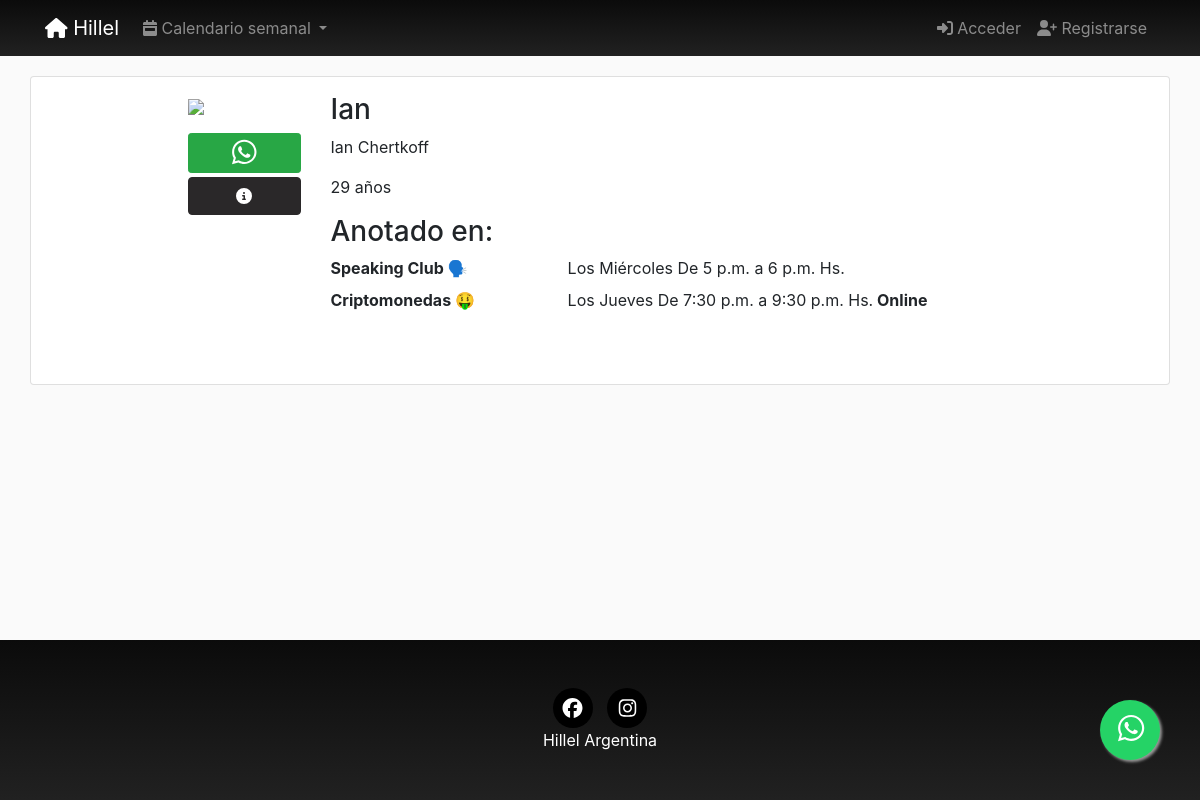
Screenshot of /profiles/Ian/ with the database file from the repository.
### registration/models.py (models this page shows, shortened)
class Profile(models.Model):
    user = models.OneToOneField(User, on_delete=models.CASCADE)
    avatar = models.ImageField(upload_to=custom_upload_to,
                               null=True, blank=True)
    apellido = models.CharField(null=True, blank=True, max_length=100)
    nombre = models.CharField(null=True, blank=True, max_length=100)
    whatsapp = models.CharField(verbose_name="Número de Whatsapp", null=True, blank=True, max_length=30)
    instagram = models.CharField(verbose_name="@ de Instagram", null=True, blank=True, max_length=100)
    onward = models.ForeignKey(FechaOnward,   on_delete=models.CASCADE, verbose_name="¿Viajaste a Onward? ¿Cuándo?", null=True, blank=True)
    taglit = models.ForeignKey(FechaTaglit,  on_delete=models.CASCADE, verbose_name="¿Viajaste a Taglit? ¿Cuándo?", null=True, blank=True)
    comoConociste = models.CharField(verbose_name="¿Cómo conociste Hillel?", null=True, blank=True, max_length=250)
    estudios = models.CharField(verbose_name="¿Estás estudiando, o te recibiste? ¿Qué estudias/te y en qué institución?", null=True, blank=True, max_length=250)
    experienciaComunitaria = models.CharField(null=True, blank=True, max_length=250)
    fechaNacimiento = models.DateField(null=True, blank=True)
    provincia = models.ForeignKey(Provincia, on_delete=models.CASCADE,verbose_name="provincia", null=True, blank=True)
    categories = models.ManyToManyField(Category, verbose_name='Intereses', related_name='get_user_pages', blank=True)
    validado = models.BooleanField(verbose_name="Perfil validado", default=0)
    created = models.DateTimeField(auto_now_add=True, verbose_name="Fecha de creación", blank=True, null=True)
    updated = models.DateTimeField(auto_now=True, verbose_name="Fecha de edición", blank=True, null=True)
    class Meta:
        verbose_name = "Perfil"
        verbose_name_plural = "Perfiles"
        ordering = ['-updated']
    @property
    def subscription(self):
        subscription = Subscription.objects.find(self.user)
        if subscription is None:
            return
        if subscription.pages is None:
            return
        return subscription.pages.all()
    @property
    def edad(self):
        if self.fechaNacimiento is None:
            return
        today = date.today()
        return today.year - self.fechaNacimiento.year - ((today.month, today.day) < (self.fechaNacimiento.month, self.fechaNacimiento.day))

### pages/models.py (models this page shows, shortened)
class Page(models.Model):
    title = models.CharField(verbose_name="Título", max_length=200)
    horaDesde = models.TimeField(verbose_name="Hora desde", null=True, blank=True,auto_now=False, auto_now_add=False,)
    horaHasta = models.TimeField(verbose_name="Hora hasta", null=True, blank=True,auto_now=False, auto_now_add=False,)
    description = RichTextField(verbose_name="Descripción", null=True, blank=True)
    textoExtraMail = RichTextField(verbose_name="Texto extra del mail", null=True, blank=True)
    flyer = models.ImageField(upload_to=custom_upload_to,
                               null=True, blank=True)
    dia = models.ForeignKey(Day, verbose_name='dia', null=True, on_delete=models.CASCADE)
    cupo = models.SmallIntegerField(verbose_name="Cupo", default=0)
    modalidad = BooleanField(verbose_name="Online", default=0)
    nuevo = BooleanField(verbose_name="Nuevo", default=0)
    activa = BooleanField(verbose_name="Activa", default=1)
    categories = models.ManyToManyField(Category, verbose_name='categorias', related_name='get_pages',blank=True)
    provincia = models.ForeignKey(Provincia, on_delete=models.CASCADE, null=True, blank=True)
    responsable = models.ForeignKey(Responsable, on_delete=models.CASCADE, null=True, blank=True)
    colaborador = models.ForeignKey(Colaborador, on_delete=models.CASCADE, null=True, blank=True)
    secreta = BooleanField(verbose_name="Tiene clave?", default=0)
    clave = models.CharField(verbose_name="Clave", null=True, blank=True, default="", max_length=200)
    objects = PagesManager()
    created = models.DateTimeField(auto_now_add=True, verbose_name="Fecha de creación", blank=True, null=True)
    updated = models.DateTimeField(auto_now=True, verbose_name="Fecha de edición", blank=True, null=True)
    class Meta:
        verbose_name = "actividad"
        verbose_name_plural = "actividades"
        ordering = ['dia__order', 'horaDesde', '-title']
    def __str__(self):
        return self.title

class Day(models.Model):
    day = models.CharField(verbose_name="Día", max_length=200)
    order = models.SmallIntegerField(verbose_name="Orden", default=0)
    class Meta:
        verbose_name = "Día"
        verbose_name_plural = "Días"
        ordering = ['order']
    def __str__(self):
        return self.day

### profiles/views.py (the view)
# urls.py: path('<username>/', ProfileDetail.as_view(), name='detail'),
class ProfileDetail(DetailView):
    model = Profile
    template_name = "profiles/profile_detail.html"
    def get_object(self):
        return get_object_or_404(Profile,
                                 user__username=self.kwargs['username'])

### location/models.py (called while the page is built)
    def __str__(self):
        return self.title

### pages/models.py (called while the page is built)
    def find(self, user):
        queryset = self.filter(user=user)
        if len(queryset) > 0:
            return queryset[0]
        return None

### profiles/processors.py (called while the page is built)
def ctx_dict(request):
    ctx = {}
    bitajon = False
    if request.user.groups.filter(name="BITAJON").count():
        bitajon = True
    ctx["bitajon"] = bitajon
    return ctx

### registration/models.py (called while the page is built)
    def __str__(self):
        return self.fecha

    def __str__(self):
        return self.fecha

### social/processors.py (called while the page is built)
def ctx_dict(request):
    ctx = {}
    links = Link.objects.all()
    for link in links:
        ctx[link.key] = link.url
    return ctx

### profiles/templates/profiles/profile_detail.html (shortened to what this page needs)
{% extends 'core/base.html' %}
{% load static %}
{% block content %}
<main role="main">
  <div class="card container mb-5">
    <div class="row mt-3">
      <div class="col-md-9 mx-auto mb-5">
        <form action="" method="post" enctype="multipart/form-data">{% csrf_token %}
          <div class="row">
            <div class="col-md-2">
              {% if profile.avatar %}
                <img src="{{profile.avatar.url}}" class="img-fluid">
              {% else %}
                <img src="{% static 'registration/img/no-avatar.jpg' %}" class="img-fluid">
              {% endif %}
              {% if profile.whatsapp  %}
              <a href="https://wa.me/+54{{profile.whatsapp}}" class="text-center btn btn-success btn-sm btn-block mt-3" >
              <i class="fab fa-whatsapp fa-2x"></i>
              </a>
              <a class="btn btn-dark btn-block text-white mt-1 text-center" id="MainNavDatos" data-target="#ModalDatos" data-toggle="modal">
              <i class="fas fa-info-circle text-center"></i>
              </a>
              {% endif %}
            </div>
            <div class="col-md-10">
              <h3>{{profile.user}}</h3>
                 {% if profile.nombre and profile.apellido  %}
                 <p>{{profile.nombre}} {{profile.apellido}}</p>
                 {% endif %}
                {% if profile.fechaNacimiento  %}<p>{{profile.edad}} años</p> {% endif %}
              {% if profile.subscription  %}
              <h3>Anotado en:</h3>
                <dl class="row">
                {% for sub in profile.subscription %}
                   <dt class="col-sm-4">{{sub}}</dt>
                   <dd class="col-sm-8">{% if sub.dia.order < 8 %}Los{% endif %} {{sub.dia}} De {{sub.horaDesde}} a {{sub.horaHasta}} Hs.{% if sub.modalidad  %}<b> Online</b>{% endif %}</dd>
                {% endfor %}
                </dl>
              {% endif %}
            </div>
          </div>
        </form>
      </div>
    </div>
  </div>
</main>
{% endblock %}

### core/static/core/css/main.css (style rules this page uses)
main { padding-top: 20px; }
:root { --jumbotron-padding-y: 3rem; }
html { overflow: scroll; }
body { min-height:100vh; margin:0; position:relative; }
body { position: relative; }
body::after { content: ''; display: block; height: 160px; }
.fondo { background-color: rgba(var(--b3f,250,250,250),1); }

### rows the page displays
Profile: user "Ian", nombre "Ian", apellido "Chertkoff", edad "29"
Page: title "Speaking Club 🗣️", shows "Los", dia "Miércoles", horaDesde "5 p.m.", horaHasta "6 p.m."
Page: title "Criptomonedas 🤑", shows "Los", dia "Jueves", horaDesde "7:30 p.m.", horaHasta "9:30 p.m.", modalidad "Online"
